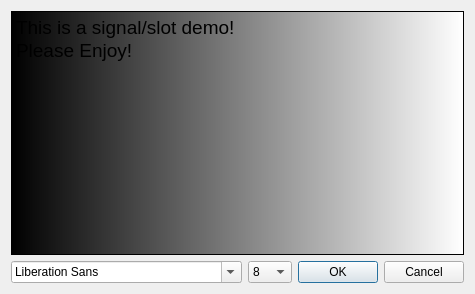
<?xml version="1.0" encoding="UTF-8"?>
<ui version="4.0">
 <class>CWidgetBase</class>
 <widget class="QWidget" name="CWidgetBase">
  <property name="geometry">
   <rect>
    <x>0</x>
    <y>0</y>
    <width>445</width>
    <height>294</height>
   </rect>
  </property>
  <property name="windowTitle">
   <string>Form</string>
  </property>
  <layout class="QGridLayout" name="gridLayout">
   <item row="2" column="0">
    <layout class="QHBoxLayout" name="horizontalLayout_4">
     <item>
      <widget class="QFontComboBox" name="fontComboBox"/>
     </item>
     <item>
      <widget class="QComboBox" name="cbFontSize">
       <item>
        <property name="text">
         <string>8</string>
        </property>
       </item>
       <item>
        <property name="text">
         <string>10</string>
        </property>
       </item>
       <item>
        <property name="text">
         <string>12</string>
        </property>
       </item>
       <item>
        <property name="text">
         <string>16</string>
        </property>
       </item>
       <item>
        <property name="text">
         <string>24</string>
        </property>
       </item>
       <item>
        <property name="text">
         <string>32</string>
        </property>
       </item>
       <item>
        <property name="text">
         <string>64</string>
        </property>
       </item>
      </widget>
     </item>
     <item>
      <widget class="QDialogButtonBox" name="buttonBox">
       <property name="orientation">
        <enum>Qt::Horizontal</enum>
       </property>
       <property name="standardButtons">
        <set>QDialogButtonBox::Cancel|QDialogButtonBox::Ok</set>
       </property>
      </widget>
     </item>
     <item>
      <spacer name="horizontalSpacer_4">
       <property name="orientation">
        <enum>Qt::Horizontal</enum>
       </property>
       <property name="sizeHint" stdset="0">
        <size>
         <width>40</width>
         <height>20</height>
        </size>
       </property>
      </spacer>
     </item>
    </layout>
   </item>
   <item row="1" column="0">
    <widget class="QPlainTextEdit" name="plainTextEdit">
     <property name="font">
      <font>
       <family>Arial</family>
       <pointsize>14</pointsize>
      </font>
     </property>
     <property name="styleSheet">
      <string notr="true">background-color: qlineargradient(spread:pad, x1:0, y1:0, x2:1, y2:0, stop:0 rgba(0, 0, 0, 255), stop:1 rgba(255, 255, 255, 255));</string>
     </property>
     <property name="plainText">
      <string>This is a signal/slot demo!
Please Enjoy!</string>
     </property>
    </widget>
   </item>
   <item row="0" column="0">
    <layout class="QGridLayout" name="gridLayout_2"/>
   </item>
  </layout>
 </widget>
 <resources>
  <include location="ks05_11.qrc"/>
 </resources>
 <connections/>
</ui>
